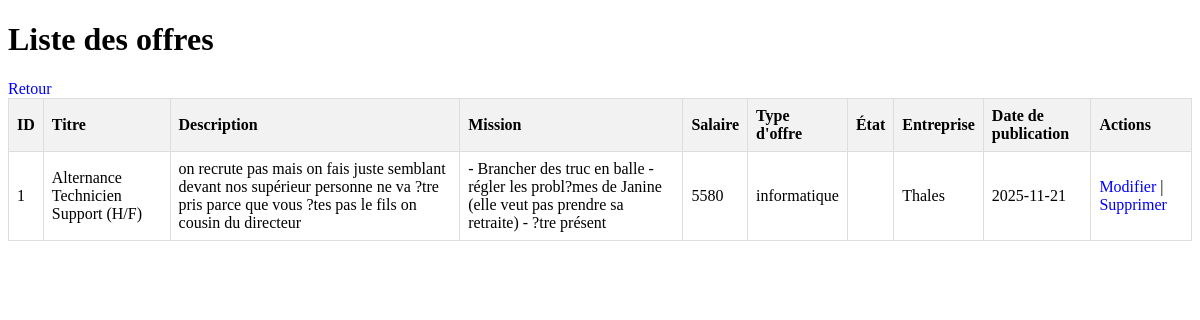
The page /src/vue/ListeOffre.php on the database as committed earlier.
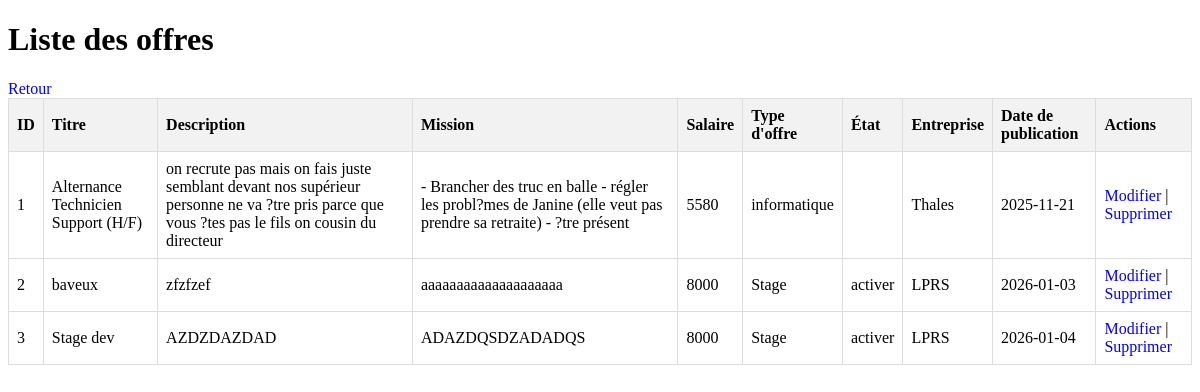
The same page on the database as committed later.
### tables this page shows
CREATE TABLE IF NOT EXISTS `offre` (
  `id_offre` int NOT NULL AUTO_INCREMENT,
  `titre` varchar(150) NOT NULL,
  `description` varchar(255) DEFAULT NULL,
  `mission` varchar(255) NOT NULL,
  `salaire` double NOT NULL,
  `type_offre` varchar(50) DEFAULT NULL,
  `etat` enum('activer','desactiver') NOT NULL DEFAULT 'desactiver',
  `ref_utilisateur` int NOT NULL,
  `ref_entreprise` int NOT NULL,
  `date_publication` date NOT NULL,
  PRIMARY KEY (`id_offre`),
  KEY `ref_utilisateur_offre` (`ref_utilisateur`),
  KEY `ref_entreprise_offre` (`ref_entreprise`)
);

### src/repository/OffreRepository.php (called while the page is built, shortened)
<?php
require_once __DIR__ . '/../modele/Offre.php';
class OffreRepository {
    private $bdd;
    public function __construct($bdd) {
        $this->bdd = $bdd;
    }
    public function findAll(): array {
        $stmt = $this->bdd->prepare("SELECT * FROM offre");
        $stmt->execute();
        $results = $stmt->fetchAll(\PDO::FETCH_ASSOC);
        $offres = [];
        foreach ($results as $row) {
            $offres[] = new Offre($row);
        }
        return $offres;
    }
}
?>

### src/modele/Offre.php (called while the page is built, shortened)
<?php
class Offre {
    private $id_offre;
    private $titre;
    private $description;
    private $mission;
    private $salaire;
    private $type_offre;
    private $etat;
    private $ref_entreprise;
    private $date_publication;
    public function __construct(array $data) {
        $this->id_offre = $data['id_offre'];
        $this->titre = $data['titre'];
        $this->description = $data['description'];
        $this->mission = $data['mission'];
        $this->salaire = $data['salaire'];
        $this->type_offre = $data['type_offre'];
        $this->etat = $data['etat'];
        $this->ref_entreprise = $data['ref_entreprise'];
        $this->date_publication = $data['date_publication'];
    }
    public function getIdOffre() { return $this->id_offre; }
    public function getTitre() { return $this->titre; }
    public function getDescription() { return $this->description; }
    public function getMission() { return $this->mission; }
    public function getSalaire() { return $this->salaire; }
    public function getTypeOffre() { return $this->type_offre; }
    public function getEtat() { return $this->etat; }
    public function getRefEntreprise() { return $this->ref_entreprise; }
    public function getDatePublication() { return $this->date_publication; }
}
?>

### src/repository/EntrepriseRepository.php (called while the page is built, shortened)
<?php
require_once __DIR__ . '/../modele/Entreprise.php';
class EntrepriseRepository
{
    private $bdd;
    public function __construct(PDO $bdd)
    {
        $this->bdd = $bdd;
    }
    public function findAll(): array
    {
        try {
            $stmt = $this->bdd->query('
    SELECT
        id_entreprise AS id,
        nom_entreprise AS nom,
        rue_entreprise,
        ville_entreprise,
        cd_entreprise AS cd,
        site_web
    FROM entreprise
    ORDER BY nom_entreprise ASC
');
            $results = $stmt->fetchAll(PDO::FETCH_ASSOC);
            $entreprises = [];
            foreach ($results as $row) {
                $entreprises[] = new Entreprise($row);
            }
            return $entreprises;
        } catch (PDOException $e) {
            error_log('Erreur findAll entreprises : ' . $e->getMessage());
            return [];
        }
    }
}

### src/modele/Entreprise.php (called while the page is built, shortened)
<?php
class Entreprise
{
    private string $nom;
    public function __construct(array $data = [])
    {
        $this->nom = $data['nom_entreprise'] ?? $data['nom'] ?? '';
    }
    public function getNom(): string
    {
        return $this->nom;
    }
}

### src/vue/ListeOffre.php (the view, shortened to what this page needs)
<?php
require_once '../../src/modele/Offre.php';
require_once '../../src/repository/OffreRepository.php';
require_once '../../src/repository/EntrepriseRepository.php';
$database = new Bdd();
$bdd = $database->getBdd();
$offreRepo = new OffreRepository($bdd);
$offres = $offreRepo->findAll();
$entrepriseRepo = new EntrepriseRepository($bdd);
$entreprises = $entrepriseRepo->findAll();
$entreprisesMap = [];
foreach ($entreprises as $e) {
    $entreprisesMap[$e->getId()] = $e->getNom();
}
?>
<!DOCTYPE html>
<html lang="fr">
<head>
</head>
<body>
<h1>Liste des offres</h1>
<table>
    <thead>
    <tr>
        <th>ID</th>
        <th>Titre</th>
        <th>Description</th>
        <th>Mission</th>
        <th>Salaire</th>
        <th>Type d'offre</th>
        <th>État</th>
        <th>Entreprise</th>
        <th>Date de publication</th>
        <th>Actions</th>
    </tr>
    </thead>
    <tbody>
    <?php foreach ($offres as $o): ?>
        <tr>
            <td><?= htmlspecialchars($o->getIdOffre()) ?></td>
            <td><?= htmlspecialchars($o->getTitre()) ?></td>
            <td><?= htmlspecialchars($o->getDescription()) ?></td>
            <td><?= htmlspecialchars($o->getMission()) ?></td>
            <td><?= htmlspecialchars($o->getSalaire()) ?></td>
            <td><?= htmlspecialchars($o->getTypeOffre()) ?></td>
            <td><?= htmlspecialchars($o->getEtat()) ?></td>
            <td><?= htmlspecialchars($entreprisesMap[$o->getRefEntreprise()] ?? 'N/A') ?></td>
            <td><?= htmlspecialchars($o->getDatePublication()) ?></td>
            <td>
                <a href="ModifierOffre.php?id=<?= $o->getIdOffre() ?>">Modifier</a> |
                <a href="../traitement/SupprimerOffreTrt.php?id=<?= $o->getIdOffre() ?>" onclick="return confirm('Voulez-vous supprimer cette offre ?')">Supprimer</a>
            </td>
        </tr>
    <?php endforeach; ?>
    <a href="../vue/AjouterOffre.php">Retour</a>
    </tbody>
</table>
</body>
</html>

Rows that differ between the two databases and show on the page:
added offre: id_offre "2", titre "baveux", description "zfzfzef", mission "aaaaaaaaaaaaaaaaaaaa", salaire "8000", type_offre "Stage", etat "activer", ref_entreprise "LPRS", date_publication "2026-01-03"
added offre: id_offre "3", titre "Stage dev", description "AZDZDAZDAD", mission "ADAZDQSDZADADQS", salaire "8000", type_offre "Stage", etat "activer", ref_entreprise "LPRS", date_publication "2026-01-04"
